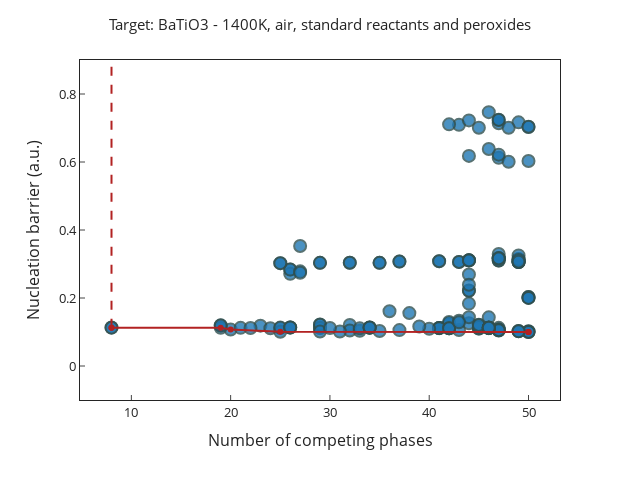

The code cell stored with this chart in its notebook:
### Markdown cell above
Let's include peroxides in our precursor library:

### Code cell
f2 = router.recommend_routes(
    temperature=1400, 
    show_known_precursors_only=False,
    max_component_precursors=2, 
    display_peroxides=True,
    custom_text=' - 1400K, air, standard reactants and peroxides',
    w=640,h=480,
    show_fraction_known_precursors=False,
    add_pareto=True, 
    yrange=(-0.1,0.9)
)
f2.show()

### Figure 1 — Plotly figure (JSON) as saved in the notebook; plotly's stock layout.template omitted (floating-point values rounded to 4 significant figures; data arrays with more than 128 entries replaced by an {"elided": "..."} marker saying what was removed)
{"data": [{"customdata": {"elided": "186x1 str values"}, "hovertemplate": "n_competing=%{x}<br>barrier=%{y}<br>summary=%{customdata[0]}<extra></extra>", "legendgroup": "", "marker": {"color": "#1F77B4", "line": {"color": "DarkSlateGrey", "width": 2}, "opacity": 0.8, "size": 12, "symbol": "circle"}, "mode": "markers", "name": "", "orientation": "v", "showlegend": false, "type": "scatter", "x": {"elided": "186 int values"}, "xaxis": "x", "y": {"elided": "186 float values"}, "yaxis": "y"}, {"hoverinfo": "skip", "line": {"color": "firebrick", "width": 2}, "type": "scatter", "x": [8, 19, 20, 25, 50], "y": [0.1127, 0.1124, 0.1076, 0.1009, 0.1002]}, {"connectgaps": false, "hoverinfo": "skip", "line": {"color": "firebrick", "dash": "dash", "width": 2}, "type": "scatter", "x": [8, 8, null, 50, 50], "y": [0.1127, 10.26, null, 0.1002, 0.1002]}], "layout": {"font": {"size": 13}, "height": 480, "legend": {"tracegroupgap": 0}, "margin": {"t": 60}, "showlegend": false, "title": {"font": {"size": 15}, "text": "Target: BaTiO3 - 1400K, air, standard reactants and peroxides", "x": 0.5}, "width": 640, "xaxis": {"anchor": "y", "domain": [0, 1], "mirror": true, "showline": true, "ticks": "inside", "title": {"text": "Number of competing phases"}}, "yaxis": {"anchor": "x", "domain": [0, 1], "mirror": true, "range": [-0.1, 0.9], "showline": true, "ticks": "inside", "title": {"text": "Nucleation barrier (a.u.)"}}}}
